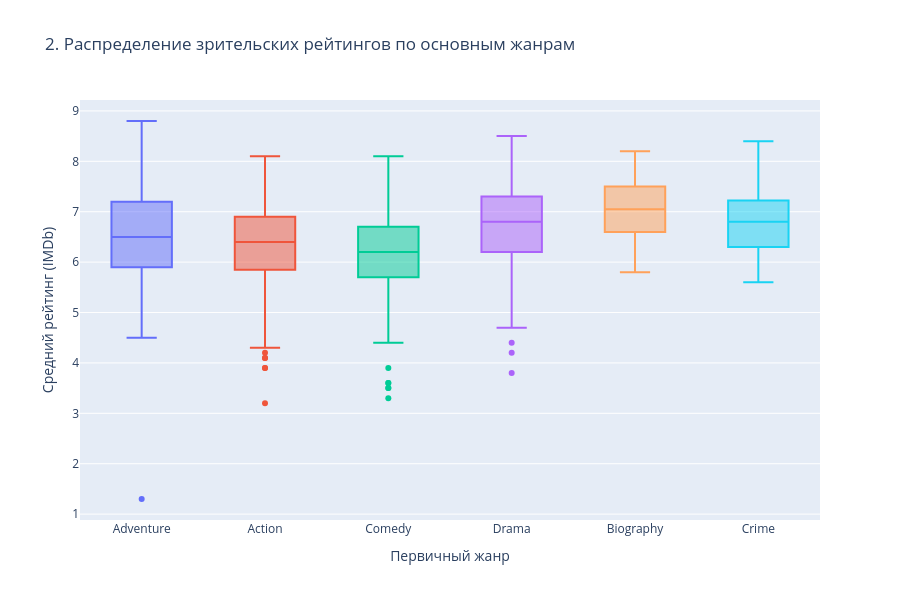

Notebook source saved alongside this figure:
### Markdown cell above
На графике подтверждена сильная корреляция между бюджетом и кассовыми сборами. При этом фильмы, имеющие номинации и победы на «Оскаре» (выделенные размером и цветом маркёров), демонстрируют смещение в зону высокой окупаемости (ROI), что доказывает синергетический эффект признания критиков.

### Code cell
# топ-6 жанров 
top_genres = dashboard_df['primary_genre'].value_counts().head(6).index
box_df = dashboard_df[dashboard_df['primary_genre'].isin(top_genres)]

fig2 = px.box(
    box_df,
    x='primary_genre',
    y='averageRating',
    color='primary_genre',
    points='outliers',
    title='2. Распределение зрительских рейтингов по основным жанрам',
    labels={'primary_genre': 'Первичный жанр', 'averageRating': 'Средний рейтинг (IMDb)'}
)
fig2.update_layout(width=900, height=600, showlegend=False)
fig2.show()

### Figure 1 — Plotly figure (JSON) as saved in the notebook; plotly's stock layout.template omitted (floating-point values rounded to 4 significant figures; data arrays with more than 128 entries replaced by an {"elided": "..."} marker saying what was removed)
{"data": [{"alignmentgroup": "True", "boxpoints": "outliers", "hovertemplate": "Первичный жанр=%{x}<br>Средний рейтинг (IMDb)=%{y}<extra></extra>", "legendgroup": "Adventure", "marker": {"color": "#636efa"}, "name": "Adventure", "notched": false, "offsetgroup": "Adventure", "orientation": "v", "showlegend": true, "type": "box", "x": ["Adventure", "Adventure", "Adventure", "Adventure", "Adventure", "Adventure", "Adventure", "Adventure", "Adventure", "Adventure", "Adventure", "Adventure", "Adventure", "Adventure", "Adventure", "Adventure", "Adventure", "Adventure", "Adventure", "Adventure", "Adventure", "Adventure", "Adventure", "Adventure", "Adventure", "Adventure", "Adventure", "Adventure", "Adventure", "Adventure", "Adventure", "Adventure", "Adventure", "Adventure", "Adventure", "Adventure", "Adventure", "Adventure", "Adventure", "Adventure", "Adventure", "Adventure", "Adventure", "Adventure", "Adventure", "Adventure", "Adventure", "Adventure", "Adventure", "Adventure", "Adventure", "Adventure", "Adventure", "Adventure", "Adventure", "Adventure", "Adventure", "Adventure", "Adventure", "Adventure", "Adventure", "Adventure", "Adventure", "Adventure", "Adventure", "Adventure", "Adventure", "Adventure", "Adventure", "Adventure", "Adventure", "Adventure", "Adventure", "Adventure", "Adventure", "Adventure", "Adventure", "Adventure", "Adventure", "Adventure", "Adventure", "Adventure", "Adventure", "Adventure", "Adventure", "Adventure", "Adventure", "Adventure", "Adventure", "Adventure", "Adventure", "Adventure", "Adventure", "Adventure", "Adventure", "Adventure", "Adventure", "Adventure", "Adventure", "Adventure"], "x0": " ", "xaxis": "x", "y": [1.3, 6, 7.3, 7.7, 8.3, 7.9, 5.4, 6.9, 7.1, 5.8, 6.8, 5.9, 8.7, 4.7, 6.8, 4.9, 6.4, 7.8, 7.5, 6.3, 6.4, 6.3, 5.8, 6.9, 7.3, 7.8, 7.1, 5.1, 6.2, 6.2, 5, 6.8, 4.6, 5.4, 6.7, 4.9, 7.6, 8.8, 5.5, 5.8, 5.4, 6.9, 7, 7.1, 7.2, 6.3, 5.6, 6.2, 7.2, 6.9, 4.5, 5.8, 7, 6.4, 6.9, 5.4, 5.6, 6.5, 5.6, 7.3, 6.1, 7.7, 7.6, 7.7, 7.8, 5.7, 6.4, 6.9, 6.8, 7, 6.3, 5.3, 8.1, 7.2, 5.9, 5.7, 6.5, 5.4, 7.2, 6, 6.4, 6.4, 7.4, 7.1, 7.4, 6.3, 7, 6.6, 6.2, 6.2, 6.5, 7.1, 6.3, 6.6, 7.3, 6.5, 6.2, 8, 6.3, 7.2], "y0": " ", "yaxis": "y"}, {"alignmentgroup": "True", "boxpoints": "outliers", "hovertemplate": "Первичный жанр=%{x}<br>Средний рейтинг (IMDb)=%{y}<extra></extra>", "legendgroup": "Action", "marker": {"color": "#EF553B"}, "name": "Action", "notched": false, "offsetgroup": "Action", "orientation": "v", "showlegend": true, "type": "box", "x": {"elided": "312 str values"}, "x0": " ", "xaxis": "x", "y": {"elided": "312 float values"}, "y0": " ", "yaxis": "y"}, {"alignmentgroup": "True", "boxpoints": "outliers", "hovertemplate": "Первичный жанр=%{x}<br>Средний рейтинг (IMDb)=%{y}<extra></extra>", "legendgroup": "Comedy", "marker": {"color": "#00cc96"}, "name": "Comedy", "notched": false, "offsetgroup": "Comedy", "orientation": "v", "showlegend": true, "type": "box", "x": {"elided": "192 str values"}, "x0": " ", "xaxis": "x", "y": {"elided": "192 float values"}, "y0": " ", "yaxis": "y"}, {"alignmentgroup": "True", "boxpoints": "outliers", "hovertemplate": "Первичный жанр=%{x}<br>Средний рейтинг (IMDb)=%{y}<extra></extra>", "legendgroup": "Drama", "marker": {"color": "#ab63fa"}, "name": "Drama", "notched": false, "offsetgroup": "Drama", "orientation": "v", "showlegend": true, "type": "box", "x": {"elided": "151 str values"}, "x0": " ", "xaxis": "x", "y": {"elided": "151 float values"}, "y0": " ", "yaxis": "y"}, {"alignmentgroup": "True", "boxpoints": "outliers", "hovertemplate": "Первичный жанр=%{x}<br>Средний рейтинг (IMDb)=%{y}<extra></extra>", "legendgroup": "Biography", "marker": {"color": "#FFA15A"}, "name": "Biography", "notched": false, "offsetgroup": "Biography", "orientation": "v", "showlegend": true, "type": "box", "x": ["Biography", "Biography", "Biography", "Biography", "Biography", "Biography", "Biography", "Biography", "Biography", "Biography", "Biography", "Biography", "Biography", "Biography", "Biography", "Biography", "Biography", "Biography", "Biography", "Biography", "Biography", "Biography", "Biography", "Biography", "Biography", "Biography", "Biography", "Biography", "Biography", "Biography", "Biography", "Biography", "Biography", "Biography", "Biography", "Biography", "Biography", "Biography", "Biography", "Biography", "Biography", "Biography", "Biography", "Biography", "Biography", "Biography", "Biography", "Biography", "Biography", "Biography", "Biography", "Biography", "Biography", "Biography", "Biography", "Biography", "Biography", "Biography", "Biography", "Biography", "Biography", "Biography"], "x0": " ", "xaxis": "x", "y": [7.3, 7.5, 7.9, 5.9, 6.8, 8.2, 6.4, 6.5, 7.5, 7.7, 7.2, 6.9, 6.2, 7.6, 6.9, 7, 7.8, 7.2, 7, 6.8, 7.8, 6.5, 6.8, 8, 7.5, 6.4, 7, 7.8, 6.5, 7, 6.9, 6.6, 6.8, 7.2, 6.2, 7.2, 8.1, 5.9, 8.1, 6.4, 6.9, 8.1, 7.1, 7.2, 8, 7.5, 6.1, 6, 6.6, 7.1, 8.2, 7.3, 7.6, 6.6, 7.7, 5.8, 7.1, 7.1, 6.9, 6.8, 6.6, 7.1], "y0": " ", "yaxis": "y"}, {"alignmentgroup": "True", "boxpoints": "outliers", "hovertemplate": "Первичный жанр=%{x}<br>Средний рейтинг (IMDb)=%{y}<extra></extra>", "legendgroup": "Crime", "marker": {"color": "#19d3f3"}, "name": "Crime", "notched": false, "offsetgroup": "Crime", "orientation": "v", "showlegend": true, "type": "box", "x": ["Crime", "Crime", "Crime", "Crime", "Crime", "Crime", "Crime", "Crime", "Crime", "Crime", "Crime", "Crime", "Crime", "Crime", "Crime", "Crime", "Crime", "Crime", "Crime", "Crime", "Crime", "Crime", "Crime", "Crime", "Crime", "Crime", "Crime", "Crime", "Crime", "Crime", "Crime", "Crime", "Crime", "Crime", "Crime", "Crime", "Crime", "Crime", "Crime", "Crime", "Crime"], "x0": " ", "xaxis": "x", "y": [7.5, 6.9, 6.4, 5.9, 7.2, 7.3, 6.7, 8.4, 7, 8.2, 7.1, 6.2, 6.3, 6.4, 6.8, 7.8, 6.4, 8.2, 7.2, 6.7, 6.3, 6.2, 6.3, 7.2, 7.4, 6.7, 7.7, 6.9, 6.9, 6.7, 5.6, 6, 7, 6.1, 6.1, 5.6, 6.8, 6.5, 7.8, 6.9, 7.8], "y0": " ", "yaxis": "y"}], "layout": {"boxmode": "overlay", "height": 600, "legend": {"title": {"text": "Первичный жанр"}, "tracegroupgap": 0}, "showlegend": false, "title": {"text": "2. Распределение зрительских рейтингов по основным жанрам"}, "width": 900, "xaxis": {"anchor": "y", "autorange": true, "categoryarray": ["Adventure", "Action", "Comedy", "Drama", "Biography", "Crime"], "categoryorder": "array", "domain": [0, 1], "range": [-0.5, 5.5], "title": {"text": "Первичный жанр"}, "type": "category"}, "yaxis": {"anchor": "x", "autorange": true, "domain": [0, 1], "range": [0.8833, 9.217], "title": {"text": "Средний рейтинг (IMDb)"}, "type": "linear"}}}
